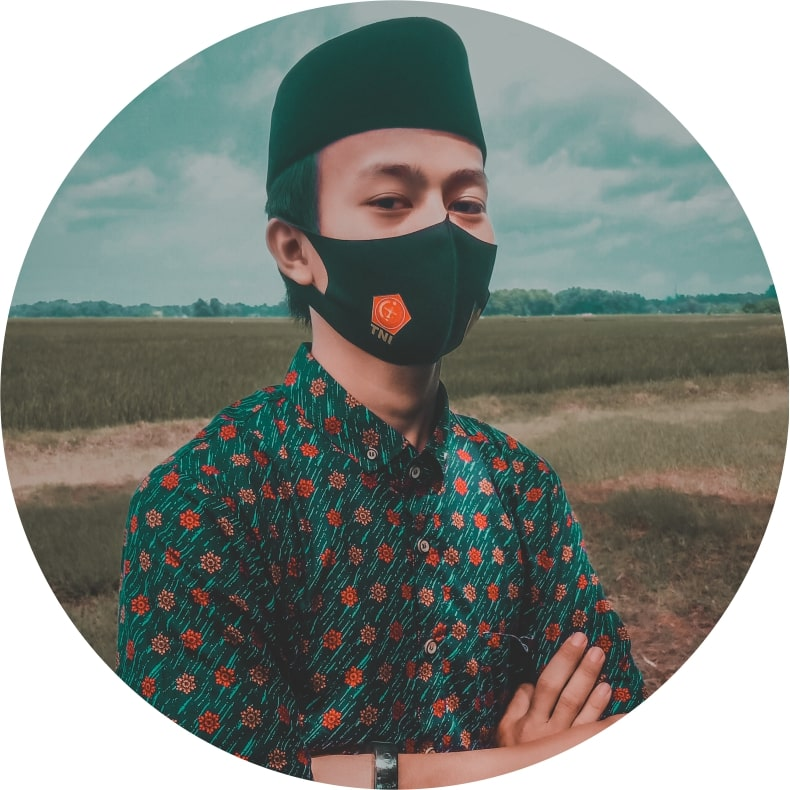
#> input picture Watermark.jpg, 790 x 790 px
$ python histogram.py
#> lines starting #> are read from the running program, lines starting #| are printed output that depends on the picture; after the words box and inside, x2 and y2 are one past the last pixel; in counts of white or black regions, pixels touching at a corner belong together
import cv2
import numpy as np
from matplotlib import pyplot as plt

image=cv2.imread("Watermark.jpg")
#> image is the input picture: shape (790, 790, 3); mean B, G, R 129.8, 135.6, 129.9
gray=cv2.cvtColor(image,cv2.COLOR_BGR2GRAY)
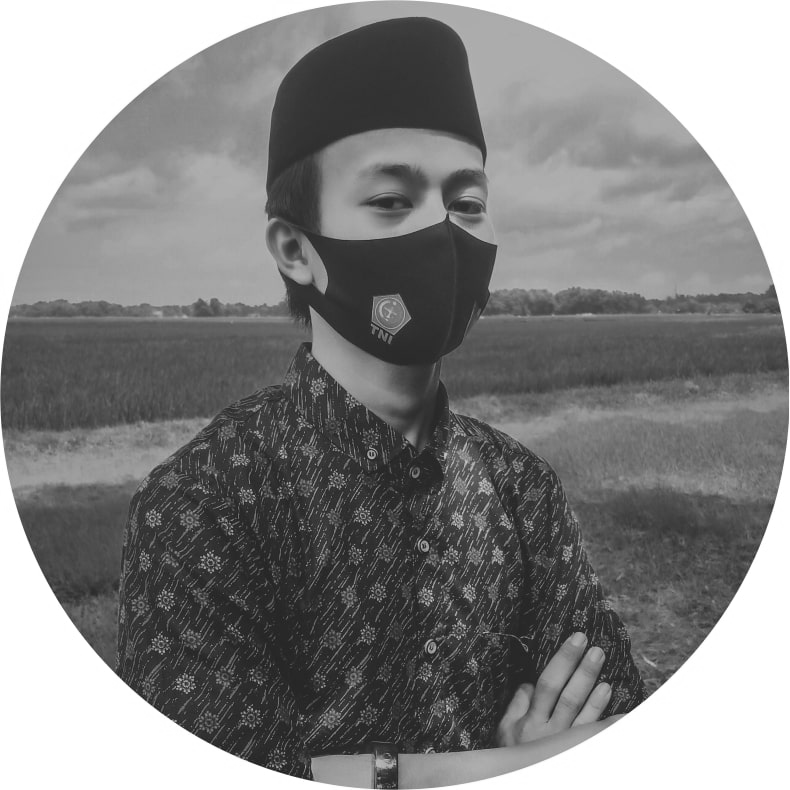
#> gray: shape (790, 790); min 19, max 255, mean 133.2
_,biner=cv2.threshold(gray, 70, 255, cv2.THRESH_BINARY)
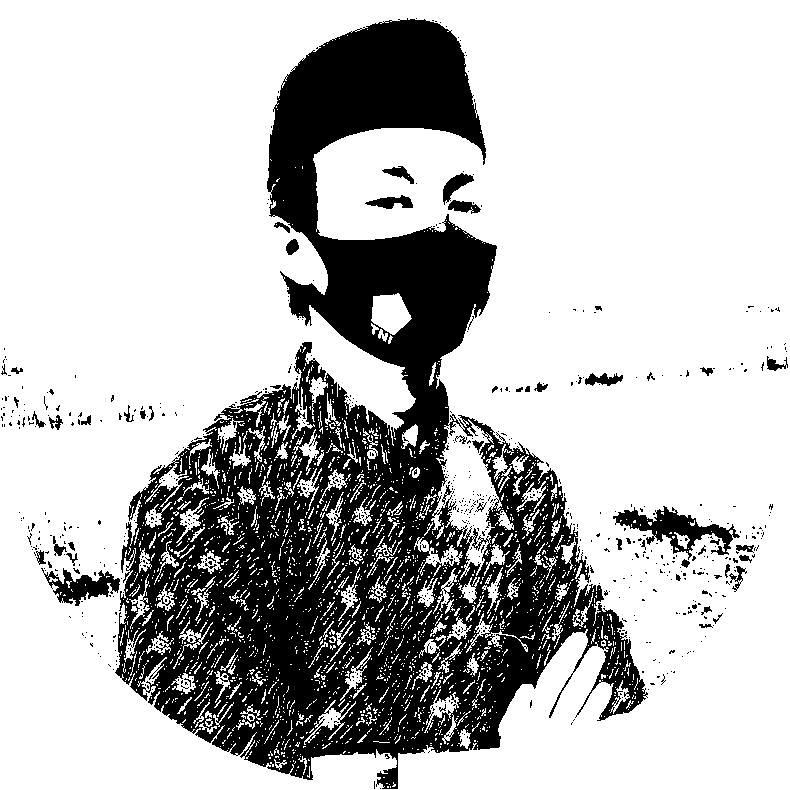
#> biner: shape (790, 790); 73.9% white; 762 black regions (711 under 20 px), largest, box (x1, y1, x2, y2) and area: (115, 18, 648, 789) 153123, (613, 506, 740, 560) 2286, (41, 568, 120, 606) 1351
plt.hist(gray.ravel(),256,[0,256])
plt.show()
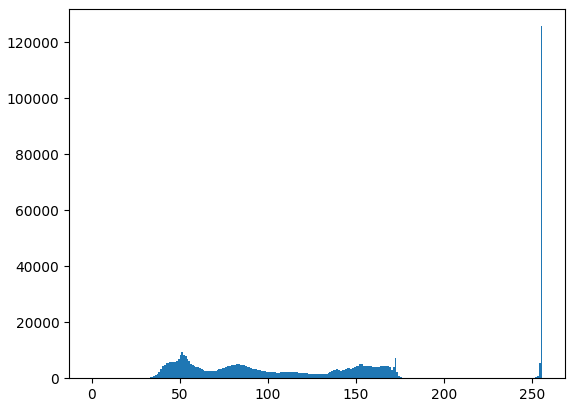
#> figure drawn by matplotlib, 1 panel; tallest bar 125731 high, from x = 255 to 256

cv2.imshow("Binary", biner)

cv2.waitKey(0)
cv2.destroyAllWindows()
